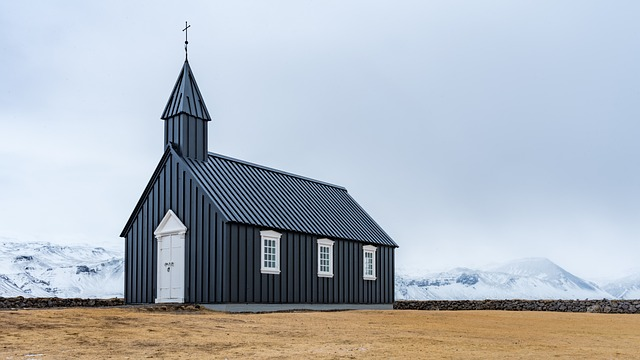
#> input picture dotpy/data/church.jpg, 640 x 360 px, found by its file name
$ python opencv-basic-33.py
#> lines starting #> are read from the running program, lines starting #| are printed output that depends on the picture
# 소벨 필터 : 중심화소 기준으로 앞뒤 변화량 비교하는 알고리즘
import numpy as np
import cv2

img = cv2.imread("dotpy/data/church.jpg", cv2.IMREAD_GRAYSCALE)
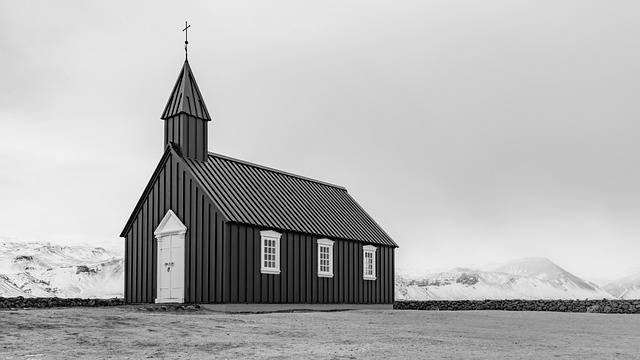
#> img: shape (360, 640); min 0, max 255, mean 180.7

# 1, 0 은 x축 필터
x_edge = cv2.Sobel(img, -1, 1, 0, ksize=3)
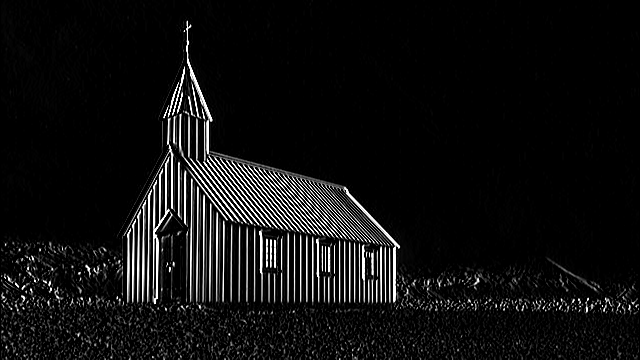
#> x_edge: shape (360, 640); min 0, max 255, mean 16.1
# 0, 1 은 y축 필터
y_edge = cv2.Sobel(img, -1, 0, 1, ksize=3)
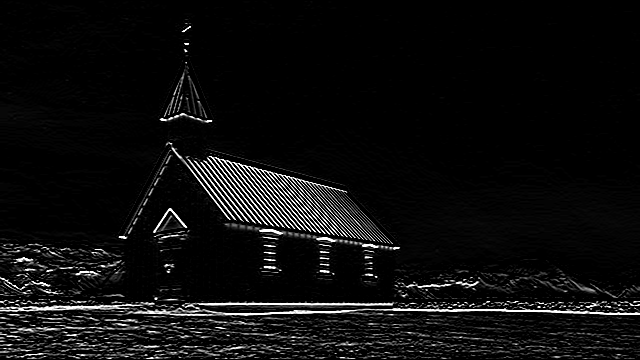
#> y_edge: shape (360, 640); min 0, max 255, mean 13.9

cv2.imshow("Origin", img)
cv2.imshow("Sobel Filter X Y", np.c_[x_edge, y_edge])
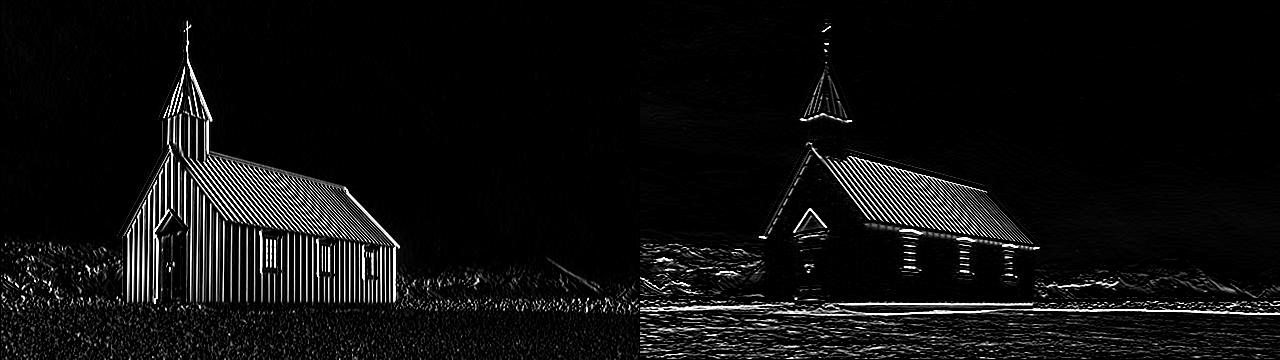
#> window 'Sobel Filter X Y': shape (360, 1280); min 0, max 255, mean 15
cv2.imshow("Sobel Filter", x_edge+y_edge)
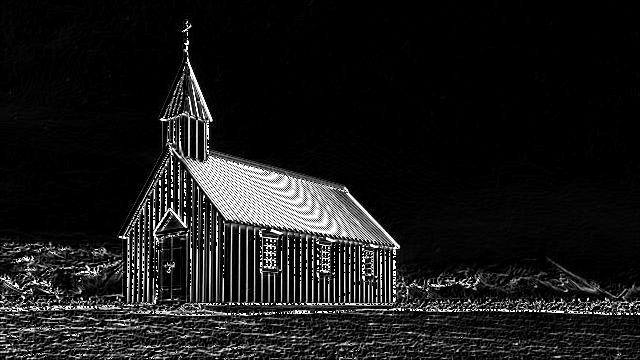
#> window 'Sobel Filter': shape (360, 640); min 0, max 255, mean 26.3
cv2.waitKey()
cv2.destroyAllWindows()
